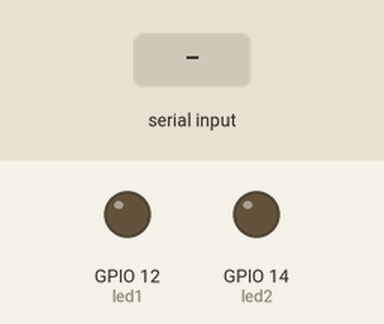
Recording of a sketch running on a simulated ESP8266 (NodeMCU). Parts: output pins drawn as LEDs (lit = HIGH). Inputs (shaded band) come from the test bench. WiFi joins after 1.5 s; servers stay silent unless stated; uploads are accepted with an empty reply; pins used as bus, display or sensor lines are not drawn; what the sketch prints to the serial monitor is not drawn.

Above: at 0.1 s.
At 0.6 s:
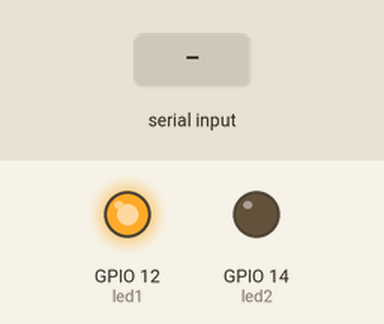
At 2.7 s:
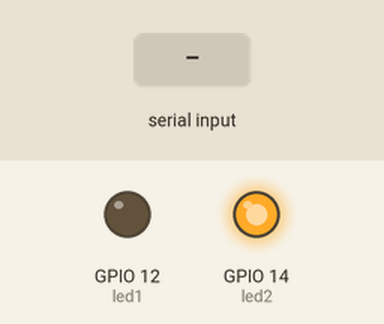
2.8 s: "Pinjam\n" received over the second serial link
5.0 s: "Balik\n" received over the second serial link
6.6 s: "1\n" received over the second serial link
Timing chart, 0 to 9.6 s (numbered marks = the images above; inputs shaded):
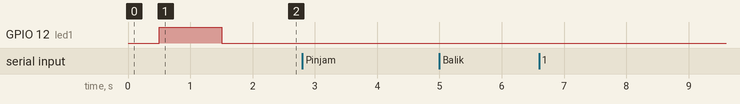

Measured:
- after the input at 2.8 s, every drawn part: stays the same
- after the input at 5.0 s, every drawn part: stays the same
- after the input at 6.6 s, every drawn part: stays the same

The sketch:

nodemcu.ino
```cpp
#include <SoftwareSerial.h>
//library wifi
#include <ESP8266HTTPClient.h>
#include <ESP8266WiFi.h>

//Network SSID
const char* ssid = "ernitamelia";
const char* password = "12345678";

//pengenal host (server) = IP Address komputer server
const char* host = "192.168.43.177";

SoftwareSerial node(4, 5); // RX, TX
unsigned long previousMillis = 0;
const long interval = 1000;
String dataMega = "";
String arrMega[5];
int indexMega = 0;
String payload = "";
String dataMega1 = "";
int led1 = 12;
int led2 = 14;
int rst = 2;

void setup() {
  pinMode(led1, OUTPUT);
  pinMode(led2, OUTPUT);
  Serial.begin(9600);
  node.begin(9600);

//  //setting koneksi wifi
  WiFi.mode(WIFI_STA);
  WiFi.hostname("NodeMCU");
  WiFi.begin(ssid, password);

  //cek koneksi wifi
  while(WiFi.status() != WL_CONNECTED)
  {
    //progress sedang mencari WiFi
    delay(500);
    Serial.print(".");
    digitalWrite(led1, HIGH);
    digitalWrite(led2, LOW);
  }
  digitalWrite(led1, LOW);
    digitalWrite(led2, HIGH);
  Serial.println("Wifi Connected");
  Serial.println("IP Address : ");
  Serial.println(WiFi.localIP());

}

void loop() {
//  unsigned long currentMilis = millis();
//  if(currentMilis - previousMillis >= interval){
//    previousMillis = currentMilis;
//  }
  if(node.available() > 0) {
    dataMega += node.readStringUntil('\n');
  }

  dataMega.trim();
  if(dataMega != NULL){
    Serial.println(dataMega);
    for(int i = 0; i <= dataMega.length(); i++){
      char delimiter = '#';
      if(dataMega[i] != delimiter){
        arrMega[indexMega] += dataMega[i];
      }else{
        indexMega++;
      }
    }
    Serial.println(arrMega[0]);
    Serial.println(arrMega[1]);
    Serial.println(arrMega[2]);
    Serial.println(arrMega[3]);
    Serial.println(arrMega[4]);
    WiFiClient client;
    const int httpPort = 80;
    if(!client.connect(host, httpPort))
    {
      Serial.println("Connection Failed");
      return;
    }

    String Link;
    HTTPClient http;
    if(arrMega[4] == "Pinjam" || arrMega[4] == "Balik"){
      Link = "http://192.168.43.177/ernita/transaksi.php?nokartu=" + arrMega[0] + "&pass=" + arrMega[1] + "&jml=" + arrMega[2] + "&lemari=" + arrMega[3] + "&stat=" + arrMega[4];
    }else{
      Link = "http://192.168.43.177/ernita/kirimkartu.php?nokartu=" + arrMega[0] + "&pass=" + arrMega[1];
    }
    http.begin(Link);

    int httpCode = http.GET();
    payload = http.getString();
    payload.trim();
    Serial.println(payload);
    node.println(payload);
    http.end();
    payload = "";
    node.flush();
    arrMega[0] = "";
    arrMega[1] = "";
    arrMega[2] = "";
    arrMega[3] = "";
    arrMega[4] = "";
    indexMega = 0;
    pinMode(rst, OUTPUT);
    digitalWrite(rst, LOW);
    delay(200);
    digitalWrite(rst,HIGH);
  }
  dataMega = "";
  dataMega1 = "";

  delay(1000);
}

String bacaDataMega(){
  while(node.available() > 0) {
    dataMega1 += char(node.read());
  }
  dataMega1.trim();
//  Serial.println(dataMega);

  return dataMega1;
}
```
